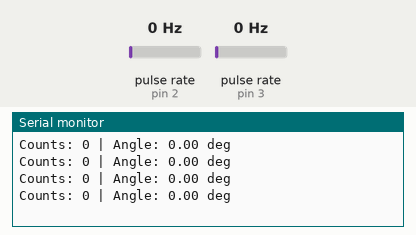
The sketch below on a simulated Arduino Uno, built with avr-gcc and run on an emulated ATmega328P. Parts: the last lines printed to the serial monitor. Wiring (inferred from the names in the program): 2 × pulse sensor: data pin 2 / data pin 3. The inputs (shaded band) are chosen by the test bench; at power-on: pulse rate (sensors on pin 2, pin 3) 0 Hz.

Above: at 1.2 s.
1.3 s: pulse rate (sensor on pin 2) set to 4 Hz
At 1.71 s:
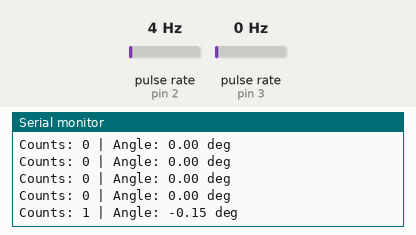
2.8 s: pulse rate (sensor on pin 3) set to 50 Hz
At 3.21 s:
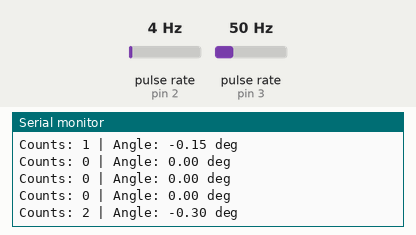
4.3 s: pulse rate (sensor on pin 2) set to 150 Hz
At 4.42 s:
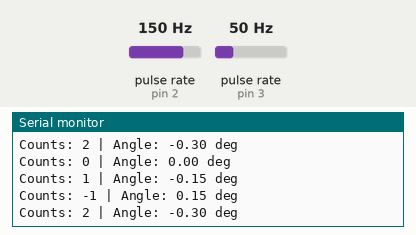
5.8 s: pulse rate (sensor on pin 3) set to 4 Hz
At 5.92 s:
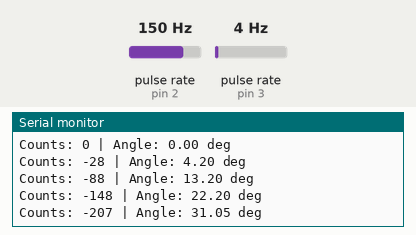
Timing chart, 0 to 8.3 s (numbered marks = the images above; inputs shaded):
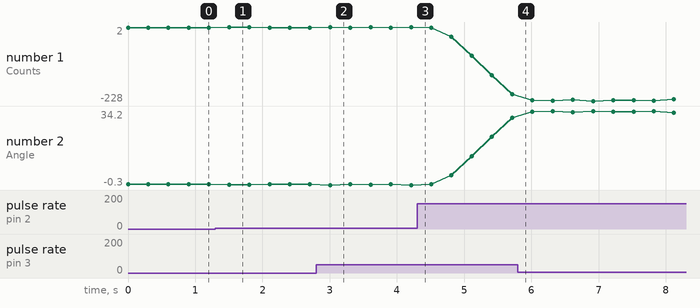

The sketch:

Encoder_Reading.ino
```cpp
int encoderPin1 = 2;
int encoderPin2 = 3;

volatile int lastEncoded = 0;
volatile long encoderValue = 0;

long lastencoderValue = 0;

int lastMSB = 0;
int lastLSB = 0;

void setup() {
  Serial.begin (115200);

  pinMode(encoderPin1, INPUT);
  pinMode(encoderPin2, INPUT);

  digitalWrite(encoderPin1, HIGH); //turn pullup resistor on
  digitalWrite(encoderPin2, HIGH); //turn pullup resistor on

  //call updateEncoder() when any high/low changed seen
  //on interrupt 0 (pin 2), or interrupt 1 (pin 3)
  attachInterrupt(digitalPinToInterrupt(encoderPin1), updateEncoder, CHANGE);
  attachInterrupt(digitalPinToInterrupt(encoderPin2), updateEncoder, CHANGE);

}

void loop(){
  // 1. Temporarily pause interrupts to read 'encoderValue' safely.
  // Because 'long' is a 4-byte variable, a background interrupt could
  // modify it mid-read on an 8-bit Arduino, causing data corruption.
  noInterrupts();
  long currentCounts = encoderValue;
  interrupts(); // Re-enable interrupts immediately

  // 2. Map counts to angles with inverse orientation
  // 1200 counts -> -90.00 degrees | -1200 counts -> +90.00 degrees
  float angle = -((float)currentCounts / 2400.0) * 360.0;

  // 3. Print the processed data
  Serial.print("Counts: ");
  Serial.print(currentCounts);
  Serial.print(" | Angle: ");
  Serial.print(angle, 2); // Prints angle to 2 decimal places
  Serial.println(" deg");

  delay(300);
}


void updateEncoder(){
  int MSB = digitalRead(encoderPin1); //MSB = most significant bit
  int LSB = digitalRead(encoderPin2); //LSB = least significant bit

  int encoded = (MSB << 1) |LSB; //converting the 2 pin value to single number
  int sum  = (lastEncoded << 2) | encoded; //adding it to the previous encoded value

  if(sum == 0b1101 || sum == 0b0100 || sum == 0b0010 || sum == 0b1011) encoderValue ++;
  if(sum == 0b1110 || sum == 0b0111 || sum == 0b0001 || sum == 0b1000) encoderValue --;

  lastEncoded = encoded; //store this value for next time
}
```

Measured:
- after the input at 1.3 s, the serial monitor: prints a new line after 0.20 s (image 1)
- after the input at 2.8 s, the serial monitor: prints a new line after 0.21 s (image 2)
- plotted number 1: 0 → 2 after the input at 2.8 s, 2 → -207 after the input at 4.3 s, -207 → -223 after the input at 5.8 s
- plotted number 2: 0 → -0.3 after the input at 2.8 s, -0.3 → 31.05 after the input at 4.3 s, 31.05 → 33.45 after the input at 5.8 s
